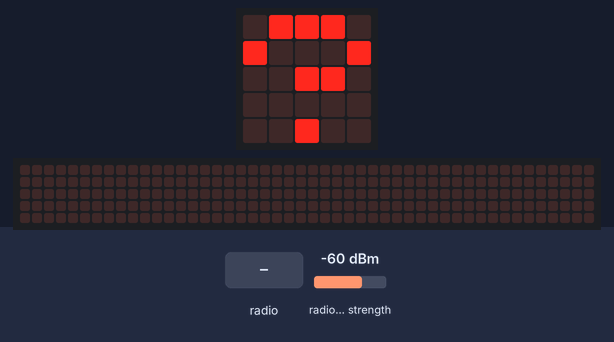
The program below on a simulated BBC micro:bit running MicroPython. On the bench: the board's 5×5 LED display, a strip that is not on the board, showing the scrolling text unrolled. Inputs (shaded band) come from the test bench; at power-on: radio signal strength -60 dBm. The 48×5 strip is a reading aid, not a part: it shows the text the display is scrolling, unrolled, one strip-width of it at a time.

Above: at 1.2 s.
1.3 s: radio message "1" arrives
At 1.47 s:
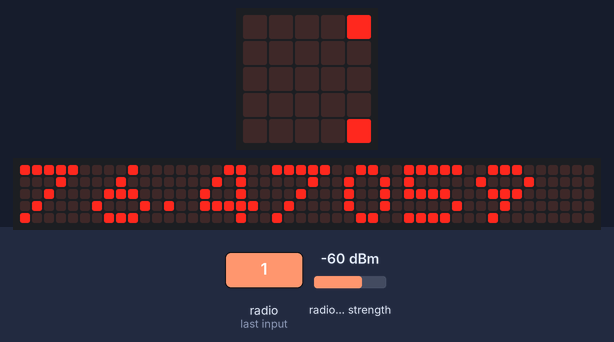
At 1.92 s:
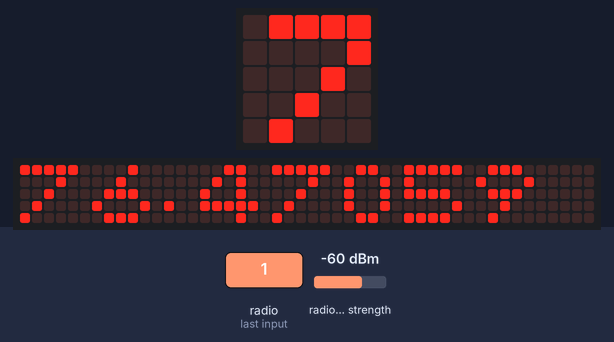
Timing chart, 0 to 4.3 s (numbered marks = the images above; inputs shaded):
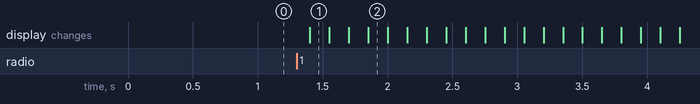

The program:

hot-receiver.py
```python
from microbit import *
import radio

radio.on()

while True:
    display.show("?")

    message = radio.receive_full()

    if message:
        signal_strength = message[1]
        percent_strength = ((signal_strength + 255) * 100) / 255
        display.scroll(str(percent_strength))

    sleep(200)
```

Measured:
- after the input at 1.3 s, the display: changes after 0.10 s (image 1)
